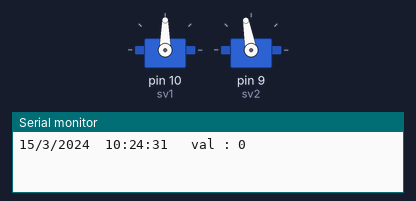
This sketch was run on a simulated Arduino Uno, built with avr-gcc and run on an emulated ATmega328P. On the bench: 2 × servo, the last lines printed to the serial monitor. The local clock reads 2024-03-15 10:24:30 at power-on unless the sketch sets it.

Above: at 1.05 s.
At 59.25 s:
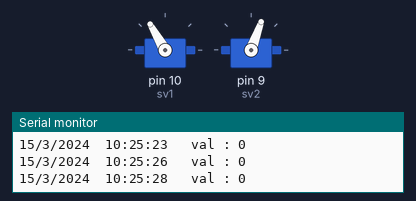
Timing chart, 0 to 78.0 s (numbered marks = the images above):
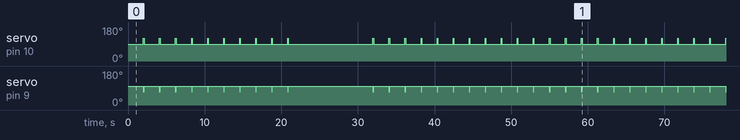

The sketch:

Pill_Me.ino
```cpp
#include <Servo.h>
#include <ThreeWire.h>
#include <RtcDS1302.h>

// CONNECTIONS:
// DS1302 CLK/SCLK --> 11
// DS1302 DAT/IO --> 12
// DS1302 RST/CE --> 13
ThreeWire myWire(12,11,13); // IO, SCLK, CE
RtcDS1302<ThreeWire> Rtc(myWire);

uint8_t month, day, hour, minute, second;
uint16_t year;

Servo sv1;
Servo sv2;

int sensor = 2;
int color[] = {5,4,3}; // Array rgb

void RTC_set();
void RTC_loop();
void printDateTime();
void RTC_time();

void green(); // Function สีเขียว
void red(); // Function สีแดง
void white(); // Function สีขาว
void LCD_off();

void setup() {

  white();

  RTC_set();

  for(int index = 0; index <= 3 ;index++) //  For Loop ประกาศค่า  Output
  {
  pinMode(color[index], OUTPUT);
  }

  sv1.attach(10); // ขา pin servo
  sv1.write(90); // เริ่มต้นที่ 90 องศา

  sv2.attach(9); // ขา pin servo
  sv2.write(100); // เริ่มต้นที่ 90 องศา

  Serial.begin(9600);
}

void loop() {
  RTC_loop();
}

/*------------------------Funtion------------------------------*/

/*--------------------------RTC--------------------------------*/
void RTC_set()
{
   Rtc.Begin();

    RtcDateTime compiled = RtcDateTime(__DATE__, __TIME__);
    printDateTime(compiled);
    Serial.println();

    if (!Rtc.IsDateTimeValid())
    {
        Serial.println("RTC lost confidence in the DateTime!");
        Rtc.SetDateTime(compiled);
    }

    if (Rtc.GetIsWriteProtected())
    {
        Serial.println("RTC was write protected, enabling writing now");
        Rtc.SetIsWriteProtected(false);
    }

    if (!Rtc.GetIsRunning())
    {
        Serial.println("RTC was not actively running, starting now");
        Rtc.SetIsRunning(true);
    }

    RtcDateTime now = Rtc.GetDateTime();
    if (now < compiled)
    {
        Serial.println("RTC is older than compile time!  (Updating DateTime)");
        Rtc.SetDateTime(compiled);
    }
}

void RTC_loop()
{
  RtcDateTime now = Rtc.GetDateTime();
  printDateTime(now);
  RTC_time(now);
}

void printDateTime(const RtcDateTime& dt)
{
  year   = (int)dt.Year();
  month  = (int)dt.Month();
  day    = (int)dt.Day();
  hour   = (int)dt.Hour();
  minute = (int)dt.Minute();
  second = (int)dt.Second();

  int val = digitalRead(sensor);


  //แสดงค่าวัน/เวลา
  String str = String(day) +
               "/" + String(month) +
               "/" + String(year) +
               "\t" + String(hour) +
               ":" + String(minute) +
               ":" + String(second);
  Serial.print(str);
  Serial.print(" ");
  Serial.print ("\t");
  Serial.print ("val : ");
  Serial.println(val);
  delay(1000);
}

void RTC_time(const RtcDateTime& dt)
{
  hour   = (int)dt.Hour();
  minute = (int)dt.Minute();
  second = (int)dt.Second();


  int val = digitalRead(sensor);

/*-----------------MORNING---------------*/
    if( hour == 7 && minute <= 15 )
    {
      if(val == 0)
      {
        green();

        sv1.write(120);
        sv2.write(70);
        delay(90);
        sv1.write(90);
        sv2.write(100);
        delay(1000);
      }else red();
    }else white();

    if( hour == 8 && minute <= 15 )
    {
      if(val == 0)
      {
        green();

        sv1.write(120);
        sv2.write(70);
        delay(90);
        sv1.write(90);
        sv2.write(100);
        delay(1000);
      }else red();
    }

/*-----------------NOON---------------*/
    if( hour == 11 && minute <= 15 )
    {
      if(val == 0)
      {
        green();

        sv1.write(120);
        delay(90);
        sv1.write(90);
        delay(1000);
      }else red();
    }

    if( hour == 12 && minute <= 15 )
    {
      if(val == 0)
      {
        green();

        sv2.write(70);
        delay(90);
        sv2.write(100);
        delay(1000);
      }else red();
    }

/*--------------EVENING--------------*/
    if( hour == 16 && minute <= 15 )
    {
      if(val == 0)
      {
        green();

        sv1.write(120);
        sv2.write(70);
        delay(90);
        sv1.write(90);
        sv2.write(100);
        delay(1000);
      }else red();
    }

    if( hour == 17 && minute <= 15 )
    {
      if(val == 0)
      {
        green();

        sv2.write(70);
        delay(90);
        sv2.write(100);
        delay(1000);
      }else red();
    }

/*-----------------BF BED---------------*/
    if( hour == 20 && minute <= 15 )
    {
      if(val == 0)
      {
        green();

        sv1.write(120);
        delay(90);
        sv1.write(90);
        delay(1000);
      }else red();
    }

/*-----------------TESTER----------------*/
    if( second <= 50 )
    {
      if(val == 0)
      {
        green();

        sv1.write(120);
        sv2.write(70);
        delay(90);
        sv1.write(90);
        sv2.write(100);
        delay(1000);
      }else red();
    }

    //  if( minute == 48 )
    // {
    //   if(val == 0)
    //   {
    //     green();

    //     sv2.write(70);
    //     delay(90);
    //     sv2.write(100);
    //     delay(1000);
    //   }else red();
    // }

}

/*-----------------------------LCD------------------------------*/
void green()
{
  analogWrite(color[0], 255);
  analogWrite(color[1], 0);
  analogWrite(color[2], 255);
}
void red()
{
  analogWrite(color[0], 0);
  analogWrite(color[1], 255);
  analogWrite(color[2], 255);
}
void white()
{
  analogWrite(color[0], 0);
  analogWrite(color[1], 0);
  analogWrite(color[2], 0);
}
void LCD_off()
{
  analogWrite(color[0], 255);
  analogWrite(color[1], 255);
  analogWrite(color[2], 255);
}
```

Measured:
- by itself, servo on pin 10 (sv1): moves between 90° and 120°, repeating every 59.3 s
- by itself, servo on pin 9 (sv2): moves between 70° and 100°, repeating every 59.3 s
